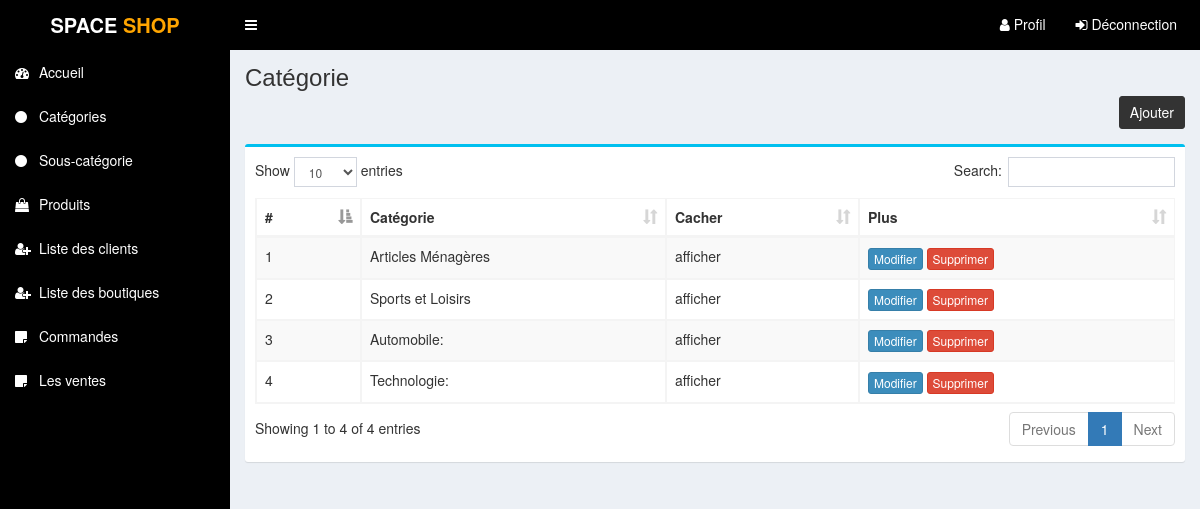
/admin/categorie.php (signed in), run on the app's committed database.
### tables this page shows
CREATE TABLE IF NOT EXISTS `table_cat` (
  `id_categorie` int(11) NOT NULL AUTO_INCREMENT,
  `cat_nom` varchar(255) NOT NULL,
  `aff_ach` int(1) NOT NULL,
  PRIMARY KEY (`id_categorie`)
);

### fonctions/categorie.php (called while the page is built, shortened)
<?php
function affiche_categorie()
{
    $pdo = pdo();
    $stmt = $pdo->prepare("SELECT * FROM table_cat ORDER BY id_categorie DESC");
    $stmt->execute();
    $rs = $stmt->fetchAll(PDO::FETCH_ASSOC);
    return $rs;
}

### admin/categorie.php (the view, shortened to what this page needs)
<?php require_once('header.php'); ?>
<?php
include_once "../fonctions/categorie.php";
$i=0;
$rs=affiche_categorie();
?>
<section class="content-header">
	<div class="content-header-left">
		<h1>Catégorie</h1>
	</div>
	<div class="content-header-right">
		<a href="ajouter_categorie.php" class="btn btn-primary btn-sm">Ajouter</a>
	</div>
</section>
<section class="content">
  <div class="row">
    <div class="col-md-12">
      <div class="box box-info">
        <div class="box-body table-responsive">
          <table id="example1" class="table table-bordered table-hover table-striped">
             <thead>
                 <tr>
                     <th>#</th>
                     <th>Catégorie</th>
                     <th>Cacher</th>
                     <th>Plus</th>
                 </tr>
             </thead>
             <tbody>
               <?php
               foreach ($rs as $row) {
                $i++;
                ?>
                <tr>
                   <td><?php echo $i; ?></td>
                   <td><?php echo $row['cat_nom']; ?></td>
                   <td>
                    <?php
                    if($row['aff_ach'] == 1) {
                        echo 'afficher';
                    } else {
                        echo 'cacher';
                    }
                    ?>
                </td>
                <td>
                   <a href="modifie_categorie.php?id=<?php echo $row['id_categorie']; ?>" class="btn btn-primary btn-xs">Modifier</a>
                   <a href="#" class="btn btn-danger btn-xs" data-href="../fonctions/supp_categorie.php?id=<?php echo $row['id_categorie']; ?>" data-toggle="modal" data-target="#confirm-delete">Supprimer</a>
               </td>
           </tr>
           <?php
       }
       ?>
   </tbody>
</table>
</div>
</div>
</section>
<?php require_once('footer.php'); ?>

### admin/css/style.css (style rules this page uses)
.content-header { overflow: hidden; }
.content-header .content-header-right { float: right; }
.content-header .content-header-left h1 { margin-top: 0; margin-bottom: 0; padding-left: 0px; padding-bottom: 5px; font-size: 24px; position: relative; }
.content-header .content-header-right a { position: relative; font-size: 14px; }
.content-header .content-header-right a { background-color: #333333; border-color: #333333; }

### data on the page
table_cat: cat_nom "Articles Ménagères", aff_ach "afficher"
table_cat: cat_nom "Sports et Loisirs", aff_ach "afficher"
table_cat: cat_nom "Automobile:", aff_ach "afficher"
table_cat: cat_nom "Technologie:", aff_ach "afficher"
